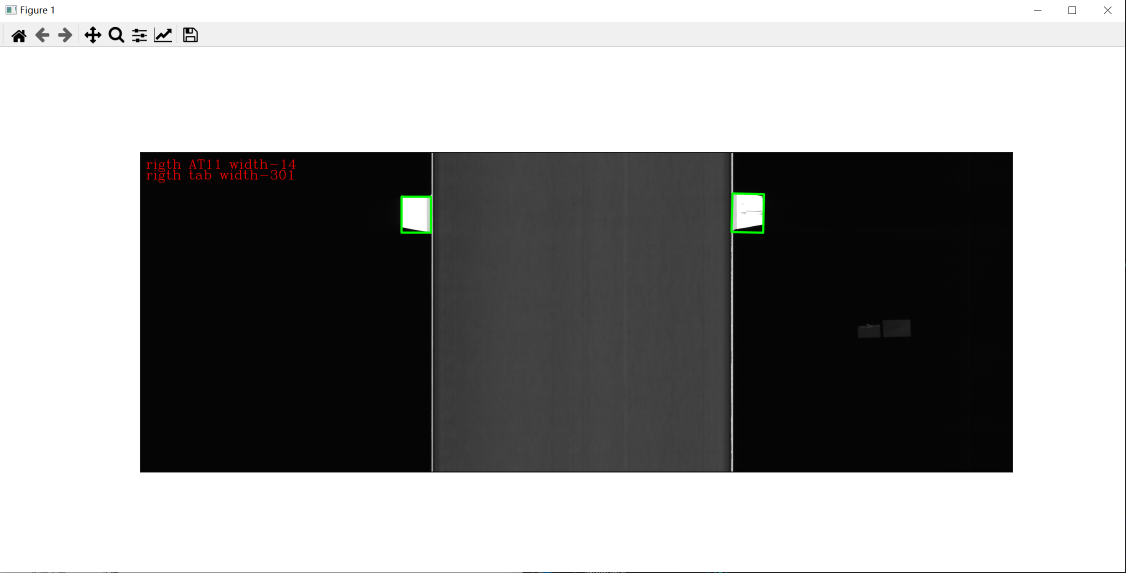
#> input picture assets/image-20221008204455589.png, 2252 x 1146 px, given in place of 02.bmp, which was not available (shown at 1/2 size)
$ python '任务一 定位尺寸.py'
#> lines starting #> are read from the running program, lines starting #| are printed output that depends on the picture; after the words box and inside, x2 and y2 are one past the last pixel; in counts of white or black regions, pixels touching at a corner belong together; pictures that were not available may be replaced by others from this repository, and a replacement may not be noted
#coding = utf-8
from ctypes import sizeof
from imutils import perspective
from imutils import contours
from scipy.spatial import distance as dist
import numpy as np
import argparse
import cv2 as cv
import imutils
import matplotlib.pyplot as plt
#读入图片
img = cv.imread("./images/02.bmp")
#> img is the input picture: shape (1146, 2252, 3); mean B, G, R 154.8, 155, 155
#灰度化
gray = cv.cvtColor(img,cv.COLOR_BGR2GRAY)
#灰度二值化
ret,thresh1 = cv.threshold(gray,200,255,cv.THRESH_BINARY)#定位用
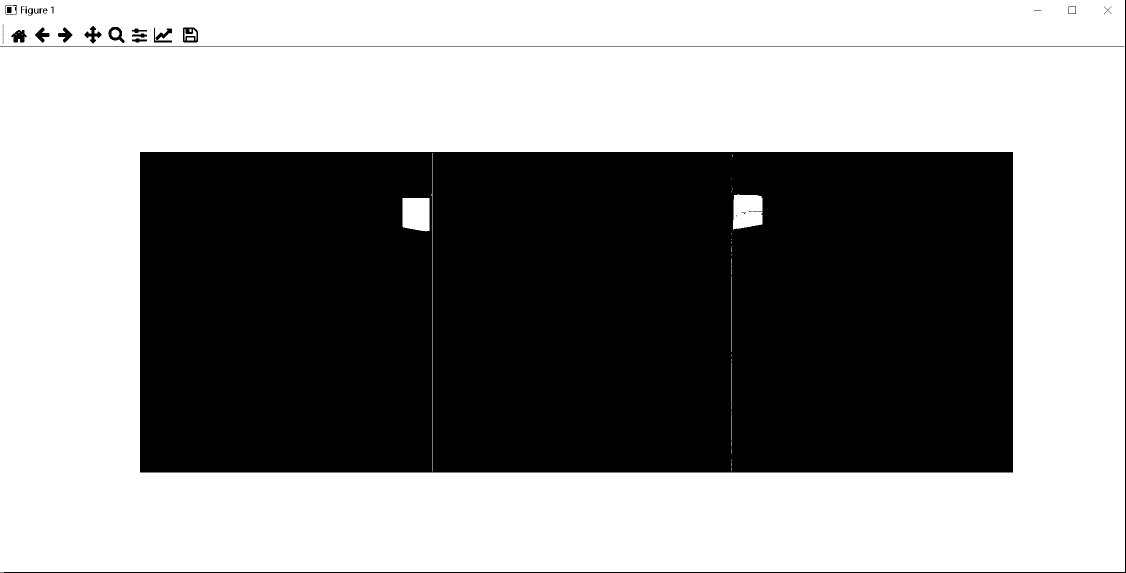
#> thresh1: shape (1146, 2252) (shown at 1/2 size); 56.4% white; 41 black regions (16 under 20 px), largest, box (x1, y1, x2, y2) and area: (280, 304, 2026, 945) 1111028, (0, 0, 2252, 1146) 6784, (0, 92, 2249, 93) 2249
ret1,bina = cv.threshold(gray,150,255,cv.THRESH_BINARY)#测量用
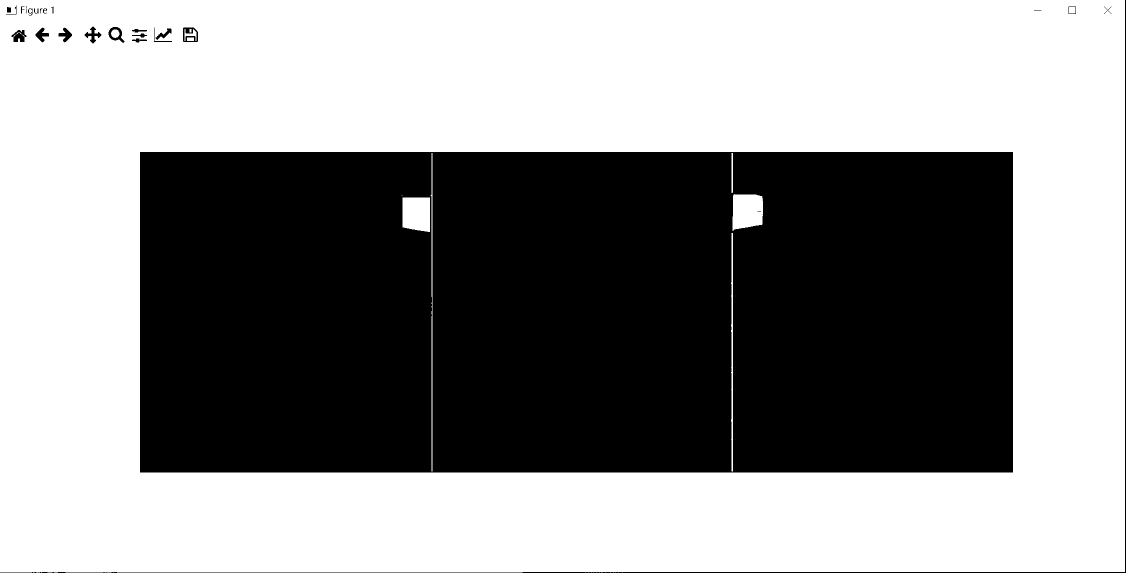
#> bina: shape (1146, 2252) (shown at 1/2 size); 56.7% white; 28 black regions (6 under 20 px), largest, box (x1, y1, x2, y2) and area: (280, 304, 2026, 945) 1108783, (0, 0, 2252, 1146) 5782, (366, 55, 396, 84) 481

img_morph = thresh1.copy()                             # 复制图像
cv.erode(img_morph, (100,100), img_morph, iterations= 10)   # 腐蚀运算
cv.dilate(img_morph, (50,50), img_morph, iterations= 10)  # 膨胀运算
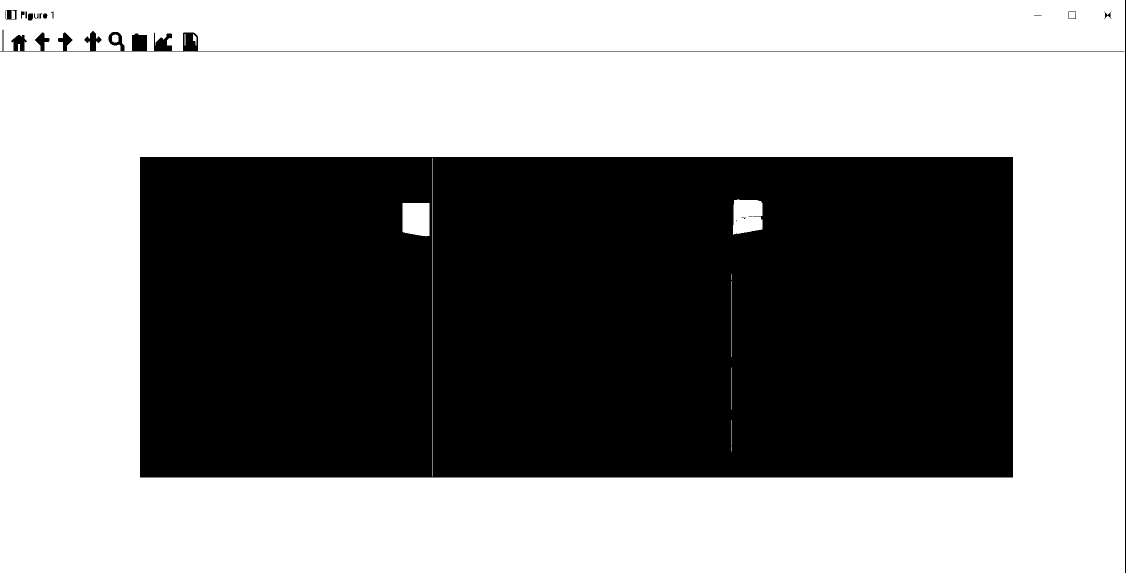
#> img_morph: shape (1146, 2252) (shown at 1/2 size); 56.5% white; 17 black regions (4 under 20 px)

#获取图像特征
cnts, _ = cv.findContours(img_morph, cv.RETR_TREE, cv.CHAIN_APPROX_SIMPLE) # 获取图像轮廓
#> cnts = 41 contours, 18 with area under 20; largest, box (x1, y1, x2, y2) and area: (0, 0, 2250, 1146) 2564192, (279, 313, 2027, 956) 1121572, (1466, 399, 1525, 470) 3526, (805, 406, 859, 473) 3303, (11, 19, 35, 40) 422
cnts_sort = sorted(cnts, key= cv.contourArea, reverse= True) # 将轮廓包含面积从大到小排列
#> cnts_sort has the same summary as cnts
box = cv.minAreaRect(cnts_sort[0]) # 选取包含最大的两个面积的轮廓，并得出最小外接矩形
#> box = ((1124.5, 572.5), (1145, 2249), -90)
box1 = cv.minAreaRect(cnts_sort[1]) # 选取包含最大的两个面积的轮廓，并得出最小外接矩形
#> box1 = ((1152.5, 634), (642, 1747), -90)
points = np.int0(cv.boxPoints(box))# 获得该矩形的四个定点
#> points = [[2249, 1145], [0, 1145], [0, 0], [2249, 0]]
points1 = np.int0(cv.boxPoints(box1))# 获得该矩形的四个定点
#> points1 = [[2026, 955], [279, 955], [279, 313], [2026, 313]]
cen_v = (points[0,0] + points[2,0]) / 2                 # 得出横向中心
#> cen_v = 1124.5
cen_v1 = (points1[0,0] + points1[2,0]) / 2                 # 得出横向中心
#> cen_v1 = 1152.5
cen_h = (points[0,1] + points[2,1]) / 2                 # 得出纵向中心
#> cen_h = 572.5
cen_h1 = (points1[0,1] + points1[2,1]) / 2                 # 得出纵向中心
#> cen_h1 = 634

#在原图上绘制
cv.drawContours(img, [points], -1, (0,255,0), 20)
cv.drawContours(img, [points1], -1, (0,255,0), 20)
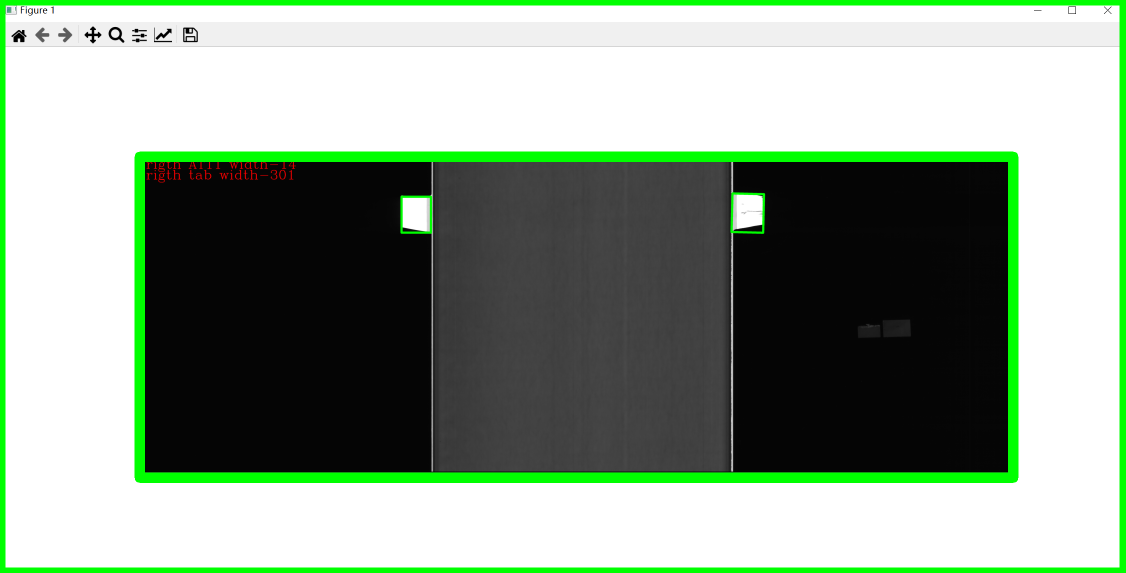
#> img: shape (1146, 2252, 3) (shown at 1/2 size); mean B, G, R 142.1, 159.8, 142.3

# 尺寸测量
cnts1, hrchy= cv.findContours(bina.copy(),cv.RETR_EXTERNAL,cv.CHAIN_APPROX_SIMPLE)
#> cnts1 = 25 contours, 24 with area under 20; largest, box (x1, y1, x2, y2) and area: (0, 0, 2250, 1144) 2570607; hrchy = 25 rows, first 6: [1, -1, -1, -1], [2, 0, -1, -1], [3, 1, -1, -1], [4, 2, -1, -1], [5, 3, -1, -1], [6, 4, -1, -1]
cnts1 = imutils.grab_contours(cnts1)
#> cnts1 = [[1237, 1145]]
# 对轮廓点进行排序
(cnts1, _) = contours.sort_contours(cnts1)
#> cnts1 = ([[1237, 1145]],)

ls = []
# print(cnts1[128])
# 循环遍历每一个轮廓点
# for i in range(200):
#     print(cnts1[i])
#从右向左，d0-dn
#> (the run stopped early here; a loop or call above may not have finished)
